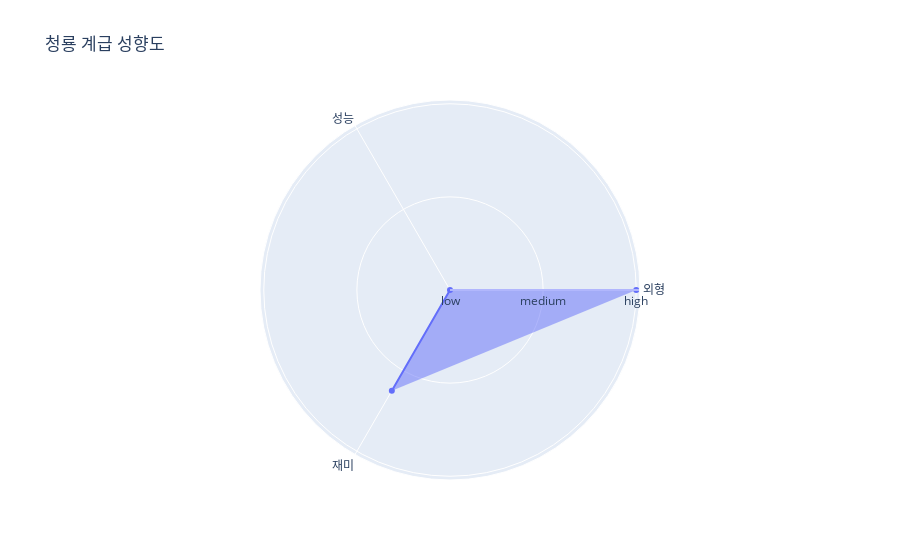

Source (notebook cell):
### Code cell
radarchart(normalization(levelselect(df, '동청룡', '금황룡')[['외형', '성능', '재미']].mean().values), '청룡 계급 성향도')

### Figure 1 — Plotly figure (JSON) as saved in the notebook; plotly's stock layout.template omitted (floating-point values rounded to 4 significant figures)
{"data": [{"fill": "toself", "r": [1, 0, 0.6246], "theta": ["외형", "성능", "재미"], "type": "scatterpolar"}], "layout": {"polar": {"radialaxis": {"ticktext": ["low", "medium", "high"], "tickvals": [0, 0.5, 1], "visible": true}}, "showlegend": false, "title": {"text": "청룡 계급 성향도"}}}
